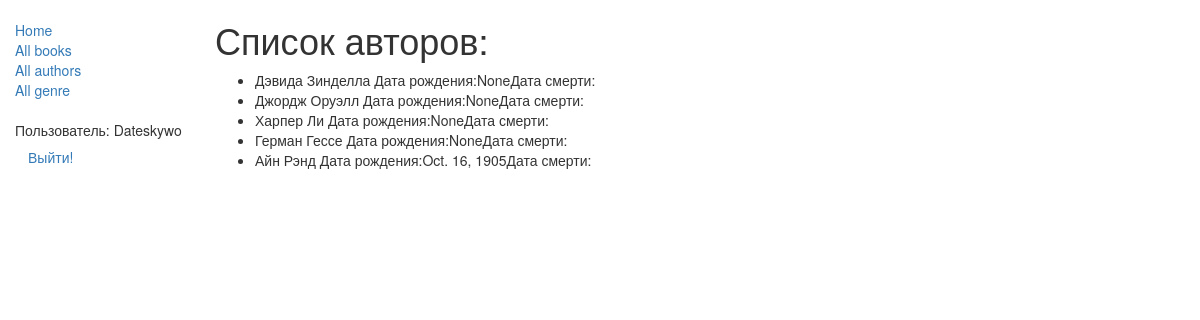
The app's page /catalog/author/ (signed in), older data.
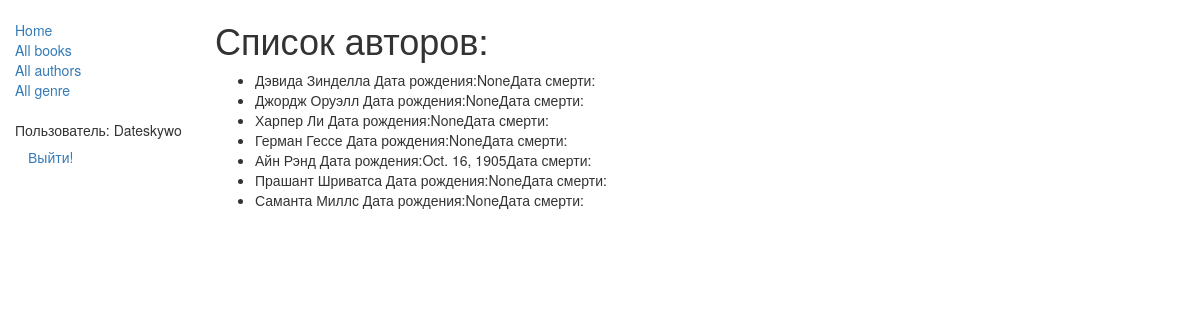
The same page, newer data.
### catalog/models.py (models this page shows, shortened)
class Author(models.Model):
    first_name = models.CharField(max_length=30)
    last_name = models.CharField(max_length=30)
    date_of_birth = models.DateField(null=True, blank=True)
    date_of_death = models.DateField('Died', null=True, blank=True)

### catalog/views.py (the view)
# urls.py: path('author/', views.author, name='author'),
@login_required
def author(request):
    author_list=list(Author.objects.all())
    return render(
        request, "author.html",
          context={'author_list':author_list})

### catalog/templates/author.html (shortened to what this page needs)
<!DOCTYPE html>
{% extends "base_generic.html" %}
{% load static %}
{% block content %}
<h1>Список авторов:</h1>
{% if author_list %}
<ul>
    {% for author in author_list %}
    <li>
        {{ author.first_name }} {{ author.last_name }} Дата рождения:{{ author.date_of_birth }}Дата смерти:{{ date_of_death }}
    </li>
    {% endfor %}
</ul>
{% else %}
<p>В библиотеке нет книг!</p>
{% endif %}
{% endblock %}

Row changes from the older to the newer data that the page shows:
added Author: first_name "Прашант", last_name "Шриватса", date_of_birth "None"
added Author: first_name "Саманта", last_name "Миллс", date_of_birth "None"
